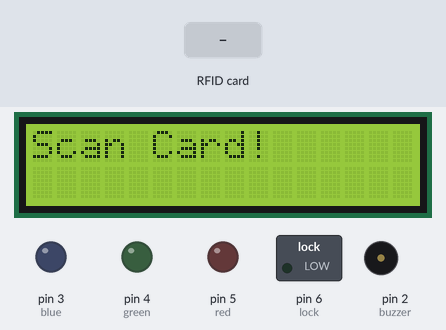
Recording of a sketch running on a simulated Arduino Uno, built with avr-gcc and run on an emulated ATmega328P. On the bench: 16×2 character LCD, switched loads named in the sketch (green lamp = pin HIGH), output pins drawn as LEDs (lit = HIGH), buzzer (waves = sounding, pin HIGH). Inputs (shaded band) come from the test bench. Pins used as bus, display or sensor lines are not drawn; what the sketch prints to the serial monitor is not drawn.

Above: at 1.3 s.
1.4 s: RFID card 73 78 D3 1C held to the reader
At 3.0 s:
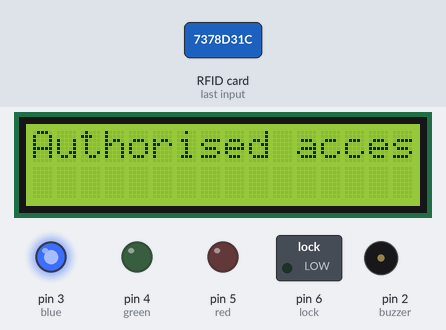
At 10.5 s:
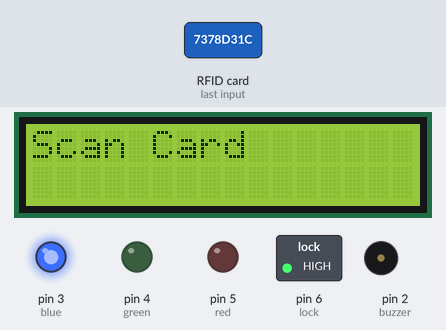
Timing chart, 0 to 11.5 s (numbered marks = the images above; inputs shaded):
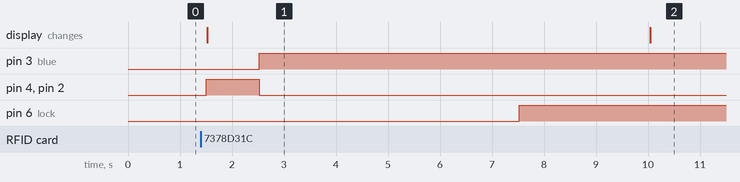

The sketch:

Door_lock.ino
```cpp
#include <LiquidCrystal_I2C.h>
#include <Wire.h>
#include <EEPROM.h>

#include <SPI.h>
#include <MFRC522.h>

#define SS_PIN 10
#define RST_PIN 9

#define red 5
#define blue 3
#define green 4

#define lock 6
#define buzzer 2

MFRC522 mfrc522(SS_PIN, RST_PIN);
LiquidCrystal_I2C lcd(0x27, 16, 2);


void setup()
{
  Serial.begin(9600);
  pinMode(red, OUTPUT);
  pinMode(blue, OUTPUT);
  pinMode(green, OUTPUT);
  pinMode(buzzer, OUTPUT);
  pinMode(lock, OUTPUT);
  SPI.begin();
  lcd.init();
  lcd.backlight();
  lcd.begin(16,2);
  lcd.clear();
  lcd.print("Scan Card!");
  mfrc522.PCD_Init();
  Serial.println("Approximate your card to the reader...");
  Serial.println();

}
void loop()
{
  if ( ! mfrc522.PICC_IsNewCardPresent())
  {
    return;
  }

  if ( ! mfrc522.PICC_ReadCardSerial())
  {
    return;
  }

  lcd.begin(16,2);
  lcd.clear();
  lcd.setCursor(0,0);
  lcd.print("Scan card");
  Serial.print("UID tag :");
  String content= "";
  byte letter;
  for (byte i = 0; i < mfrc522.uid.size; i++)
  {
     Serial.print(mfrc522.uid.uidByte[i] < 0x10 ? " 0" : " ");
     Serial.print(mfrc522.uid.uidByte[i], HEX);
     content.concat(String(mfrc522.uid.uidByte[i] < 0x10 ? " 0" : " "));
     content.concat(String(mfrc522.uid.uidByte[i], HEX));
  }
  Serial.println();
  Serial.print("Message : ");
  content.toUpperCase();
  lcd.print("Scan Card");
  digitalWrite(blue, HIGH);

  if (content.substring(1) == "73 78 D3 1C") // Make sure you change this with your own UID number
  {
    Serial.println("Authorised access");
    digitalWrite(blue, LOW);
    digitalWrite(green, HIGH);
    digitalWrite(buzzer, HIGH);
    lcd.clear();
    lcd.setCursor(0,0);
    lcd.println("Authorised access");
    digitalWrite(lock, LOW);
    Serial.println();
    delay(1000);
    digitalWrite(green, LOW);
    digitalWrite(blue, HIGH);
    digitalWrite(buzzer, LOW);
    delay(5000);
    digitalWrite(lock, HIGH);
    delay(2500);


  }

 else   {
    Serial.println(" Access denied");
    digitalWrite(blue, LOW);
    digitalWrite(red, HIGH);
    lcd.clear();
    lcd.setCursor(0,0);
    lcd.println("Access denied");
    digitalWrite(lock, HIGH);
    delay(1000);
    digitalWrite(red, LOW);
    digitalWrite(blue, HIGH);
    delay(2500);

  }
lcd.clear();
lcd.setCursor(0,0);
lcd.println("Scan Card");
}
```

Measured:
- after the input at 1.4 s, pin 3 (blue): LOW → HIGH after 1.1 s; pin 4 (green), pin 2 (buzzer): LOW → HIGH after 0.11 s, → LOW 1.0 s later; pin 6 (lock): LOW → HIGH after 6.1 s; the display: changes after 0.13 s (image 1)
- what the display in image 1 shows lasts 8.5 s, from 1.5 s to 10.0 s
